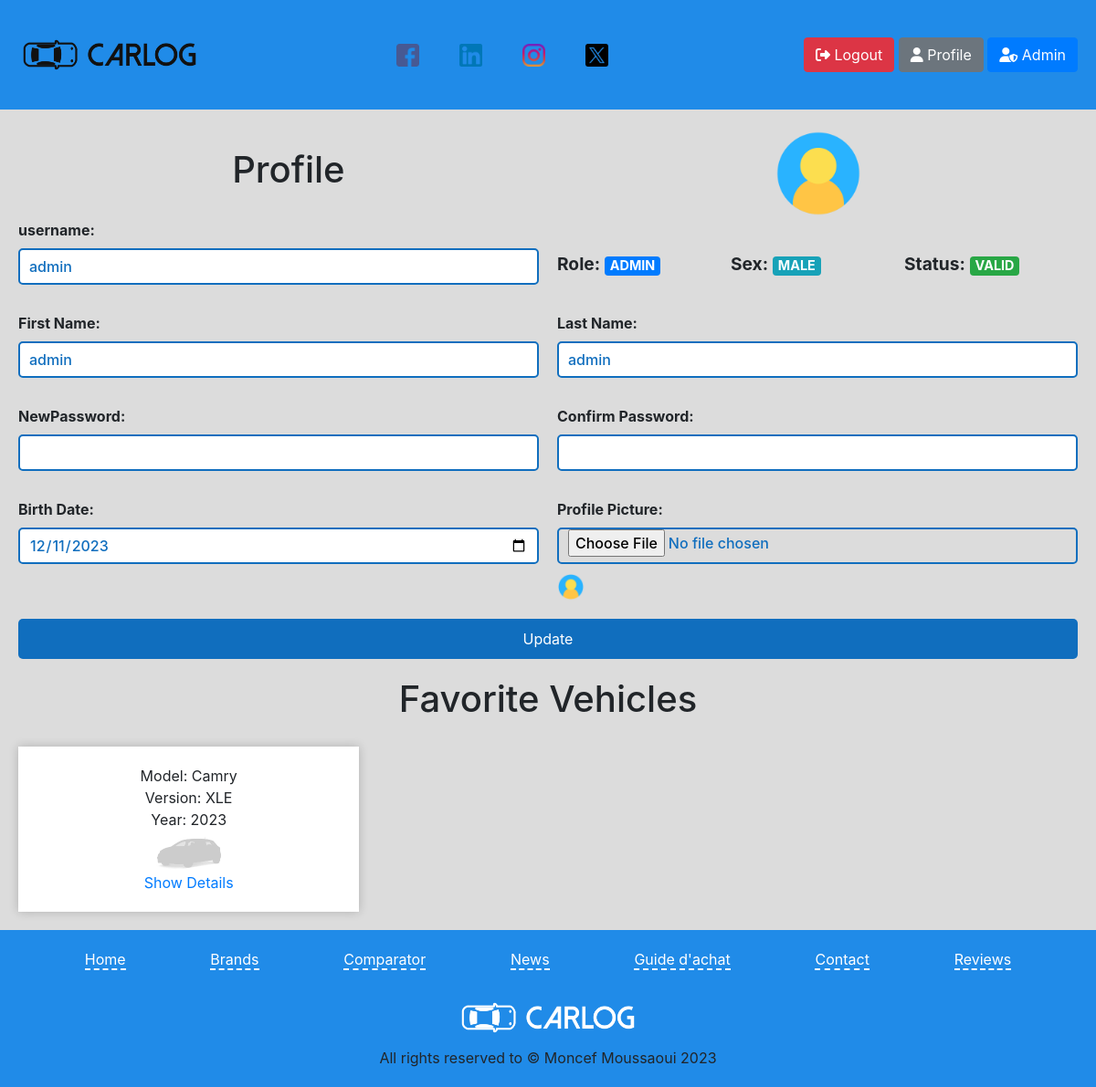
/profilePage/ (signed in), run on the app's committed database.
### tables this page shows
CREATE TABLE `users` (
  `id` int(11) NOT NULL,
  `password` varchar(255) DEFAULT NULL,
  `username` varchar(255) NOT NULL,
  `firstName` varchar(255) DEFAULT NULL,
  `lastName` varchar(255) DEFAULT NULL,
  `role` enum('USER','ADMIN') DEFAULT NULL,
  `birthDate` date DEFAULT NULL,
  `sex` enum('MALE','FEMALE') DEFAULT NULL,
  `status` enum('VALID','REJECTED','PENDING') DEFAULT NULL,
  `profilePicture` varchar(255) DEFAULT NULL
);

CREATE TABLE `vehicules` (
  `id` int(11) NOT NULL,
  `model` varchar(255) DEFAULT NULL,
  `version` varchar(255) DEFAULT NULL,
  `year` int(11) DEFAULT NULL,
  `vehiculePicture` varchar(255) DEFAULT NULL,
  `length` decimal(8,2) DEFAULT NULL,
  `width` decimal(8,2) DEFAULT NULL,
  `height` decimal(8,2) DEFAULT NULL,
  `wheelBase` decimal(8,2) DEFAULT NULL,
  `engine` varchar(255) DEFAULT NULL,
  `performance` varchar(255) DEFAULT NULL,
  `price` decimal(10,2) DEFAULT NULL,
  `consumption` decimal(5,2) DEFAULT NULL,
  `brand_id` int(11) DEFAULT NULL,
  `note` text DEFAULT NULL
);

### app/router.php (called while the page is built, shortened)
<?php
require_once($_SERVER['DOCUMENT_ROOT'] . "/CarLog/config/utils/imageUtility.php");
require_once($_SERVER['DOCUMENT_ROOT'] . "/CarLog/app/views/userViews/profilePage.php");
$request = rtrim($_SERVER['REQUEST_URI'], '/') . '/';
$request = strtok($request, '?');
$userRole = isset($_SESSION['USER']) ? $_SESSION['USER']['role'] : 'GUEST';
$view = null;
switch ($request) {
    case '/CarLog/profilePage/':
        if ($userRole !== 'GUEST') {
            $view = new ProfilePage();
        } else {
            $view = new LogInPage();
        }
        break;
}
$view->showPage();

### config/queries/userQueries.php (called while the page is built, shortened)
<?php
class UserQueries
{
    public static function getUserById()
    {
        return "SELECT * FROM users WHERE id = ?";
    }
    public static function getUserFavoriteVehicules()
    {
        return "SELECT * FROM vehicules WHERE id IN (SELECT vehicule_id FROM userFavoriteVehicules WHERE user_id = ?)";
    }
}

### app/models/userModel.php (called while the page is built, shortened)
<?php
require_once($_SERVER['DOCUMENT_ROOT'] . "/CarLog/Config/queries/userQueries.php");
require_once($_SERVER['DOCUMENT_ROOT'] . '/CarLog/app/controllers/databaseController.php');
class UserModel
{
    public function getUserById($userId)
    {
        $dbController = new DatabaseController();
        $database = $dbController->connect();
        $query = UserQueries::getUserById();
        $params = [$userId];
        $user = $dbController->request($database, $query, $params);
        return $user[0];
    }
    public function getUserFavoriteVehicules($userId)
    {
        $dbController = new DatabaseController();
        $database = $dbController->connect();
        $query = UserQueries::getUserFavoriteVehicules();
        $params = [$userId];
        $userFavoriteVehicules = $dbController->request($database, $query, $params);
        return $userFavoriteVehicules;
    }
}

### app/controllers/databaseController.php (called while the page is built, shortened)
<?php
require_once($_SERVER['DOCUMENT_ROOT'] . '/CarLog/app/models/databaseModel.php');
class DatabaseController
{
    public function request($database, $query, $params = [])
    {
        $databaseModel = new DatabaseModel();
        return $databaseModel->request($database, $query, $params);
    }
}

### app/models/databaseModel.php (called while the page is built, shortened)
<?php
class DatabaseModel
{
    public function request($database, $query, $params = [])
    {
        try {
            $stmt = $database->prepare($query);
            if ($stmt) {
                if (!empty($params)) {
                    $stmt->execute($params);
                } else {
                    $stmt->execute();
                }
                $result = $stmt->fetchAll(PDO::FETCH_ASSOC);
                return $result;
            } else {
                return false;
            }
        } catch (PDOException $e) {
            echo "Query execution failed: " . $e->getMessage();
            return false;
        }
    }
}

### app/controllers/userController.php (called while the page is built, shortened)
<?php
require_once($_SERVER['DOCUMENT_ROOT'] . '/CarLog/app/models/userModel.php');
class UserController
{
    public function getUserById($userId)
    {
        $userModel = new UserModel();
        return $userModel->getUserById($userId);
    }
    public function getUserFavoriteVehicules($userId)
    {
        $userModel = new UserModel();
        return $userModel->getUserFavoriteVehicules($userId);
    }
}

### config/utils/imageUtility.php (called while the page is built, shortened)
<?php
class ImageUtility
{
    public static function getUserProfilePicture($user)
    {
        $profilePicture = $user['profilePicture'];
        $picturePath = "/CarLog/public/uploads/users/" . $profilePicture;
        if (file_exists($_SERVER['DOCUMENT_ROOT'] . $picturePath)) {
            $pictureUrl = $picturePath;
        } else {
            $pictureUrl = "/CarLog/public/images/defaults/user.png";
        }
        return $pictureUrl;
    }
    public static function getVehiculePicture($vehicule)
    {
        $picture = $vehicule['vehiculePicture'];
        $picturePath = "/CarLog/public/uploads/vehicules/" . $picture;
        if (file_exists($_SERVER['DOCUMENT_ROOT'] . $picturePath)) {
            $pictureUrl = $picturePath;
        } else {
            $pictureUrl = "/CarLog/public/images/defaults/vehicule.png";
        }
        return $pictureUrl;
    }
}

### app/views/userViews/profilePage.php (the view, shortened to what this page needs)
<?php
require_once($_SERVER['DOCUMENT_ROOT'] . "/CarLog/app/views/sharedViews/sharedViews.php");
require_once($_SERVER['DOCUMENT_ROOT'] . "/CarLog/app/controllers/userController.php");
class ProfilePage
{
    public function showPage()
    {
        ?>
        <div class="page__content">
            <?php
            $this->showUserInformation();
            if (isset($_SESSION['USER']))
                $this->showUserFavoriteVehicules();
            ?>
        </div>
        <?php
    }
    private function showUserInformation()
    {
        $userController = new UserController();
        $user = $userController->getUserById($_SESSION['USER']['id']);
        ?>
        <div class="user__profile__container">
            <div class="profile__header">
                <h1>Profile</h1>
                <img src="<?= ImageUtility::getUserProfilePicture($user); ?>" alt="Profile Picture"
                    style="width: auto; height: 100px;">
            </div>
            <form class="edit-user-infos__form" action="<?= ApiRouter::EDIT_USER_INFOS ?>" method="POST"
                enctype="multipart/form-data">
                <div>
                    <label for="username">username:</label>
                    <input type="text" id="username" name="username" value="<?= $user['username']; ?>"><br>
                </div>
                <div class="user__badges">
                    <div>
                        <label for="role">Role:</label>
                        <p class="badge <?= $user['role'] === 'ADMIN' ? 'badge-primary' : 'badge-secondary' ?>">
                            <?= $user['role'] ?>
                        </p>
                    </div>
                    <div>
                        <label for="sex">Sex:</label>
                        <p class="badge <?= $user['sex'] === 'MALE' ? 'badge-info' : 'badge-danger' ?>">
                            <?= $user['sex'] ?>
                        </p>
                    </div>
                    <div>
                        <label for="status">Status:</label>
                        <p
                            class="badge <?= $user['status'] === 'PENDING' ? 'badge-warning' : ($user['status'] === 'VALID' ? 'badge-success' : 'badge-danger') ?>">
                            <?= $user['status'] ?>
                        </p>
                    </div>
                </div>
                <div>
                    <label for="firstName">First Name:</label>
                    <input type="text" id="firstName" name="firstName" value="<?= $user['firstName']; ?>"><br>
                </div>
                <div>
                    <label for="lastName">Last Name:</label>
                    <input type="text" id="lastName" name="lastName" value="<?= $user['lastName']; ?>"><br>
                </div>
                <div>
                    <label for="password">NewPassword:</label>
                    <input type="password" id="password" name="password"><br>
                </div>
                <div>
                    <label for="confirmPassword">Confirm Password:</label>
                    <input type="password" id="confirmPassword" name="confirmPassword"><br>
                </div>
                <div>
                    <label for="birthDate">Birth Date:</label>
                    <input type="date" id="birthDate" name="birthDate" value="<?php echo $user['birthDate']; ?>">
                </div>
                <div>
                    <label for="profilePicture">Profile Picture:</label>
                    <input type="file" name="profilePicture" id="profilePicture" accept="image/*"
                        onChange="previewInputImage(event)">
                    <img id="previewImage" src="<?= ImageUtility::getUserProfilePicture($user); ?>" alt="Preview"
                        style="width: 30px; height: auto;">
                </div>
                <button type="submit" name="submit">Update</button>
            </form>
        </div>
        <?php
    }
    private function showUserFavoriteVehicules()
    {
        $userController = new UserController();
        $userFavoriteVehicules = $userController->getUserFavoriteVehicules($_SESSION['USER']['id']);
        if (count($userFavoriteVehicules) == 0) {
            ?>
            <p>No Favorite Vehicles</p>
            <?php
            return;
        } else {
            ?>
            <h1>Favorite Vehicles</h1>
            <?php
        }
        ?>
        <div class="vehicles__list">
            <?php
            foreach ($userFavoriteVehicules as $vehicule) {
                ?>
                <div class="vehicle__info__card">
                    <p>Model:
                        <?php echo $vehicule['model']; ?>
                    </p>
                    <p>Version:
                        <?php echo $vehicule['version']; ?>
                    </p>
                    <p>Year:
                        <?php echo $vehicule['year']; ?>
                    </p>
                    <img src="<?= ImageUtility::getVehiculePicture($vehicule); ?>" alt="<?php echo $vehicule['vehiculePicture'] ?>"
                        width="100px" height="auto">
                    <a href="/CarLog/vehicule/?id=<?php echo $vehicule["id"] ?>"> Show Details </a>
                </div>
                <?php
            } ?>
        </div>
        <?php
    }
}

### public/styles/user.css (style rules this page uses)
* { box-sizing: border-box; }
.edit-user-infos__form { width: 100%; display: grid; grid-template-columns: 1fr 1fr; grid-gap: 20px; }
.edit-user-infos__form div { width: 100%; }
.edit-user-infos__form input { width: 100%; height: 40px; border: 2px solid var(--primary-color); border-radius: 5px; padding: 0 10px; font-size: 1em; font-weight: 500; color: var(--primary-color); margin-bottom: 10px; }
.edit-user-infos__form button { width: 100%; padding: 10px; border: none; border-radius: 5px; background: var(--primary-color); color: #fff; font-size: 1em; cursor: pointer; grid-column: 1/3; }
.profile__header { width: 100%; display: flex; flex-direction: row; justify-content: space-around; align-items: center; }
.user__profile__container { width: 100%; padding: 20px; }
.user__badges { width: 100%; display: flex; flex-direction: row; justify-content: space-between; align-items: end; font-size: larger; font-weight: 600; margin-bottom: 10px; }

### public/styles/main.css (style rules this page uses)
p { margin-bottom: 0 !important; }
.page__content { width: 100%; min-height: 100vh; display: flex; flex-direction: column; justify-content: space-between; align-items: center; background-color: gainsboro; }
label { font-weight: bold; }
.vehicles__list { width: 100%; height: 100%; display: grid; grid-template-columns: repeat(3, 1fr); grid-gap: 20px; padding: 20px; overflow-y: scroll; }
.vehicle__info__card { width: 100%; height: 100%; max-height: 300px; display: flex; flex-direction: column; justify-content: space-between; align-items: center; background-color: white; padding: 20px; box-shadow: 0 0 10px 0 rgba(0,0,0,0.2); -webkit-transition: all 0.1s ease-in-out; transition: all 0.3s ease-in-out; }

### public/styles/admin.css (style rules this page uses)
:root { --primary-color: rgb(16, 110, 190); --secondary-color: rgb(32, 139, 232); --white-color: #fff; }
* { margin: 0; padding: 0; box-sizing: border-box; }

### data on the page
users: username "admin", role "ADMIN", sex "MALE", status "VALID", firstName "admin", lastName "admin", birthDate "12/11/2023"
vehicules: model "Camry", version "XLE", year "2023"
